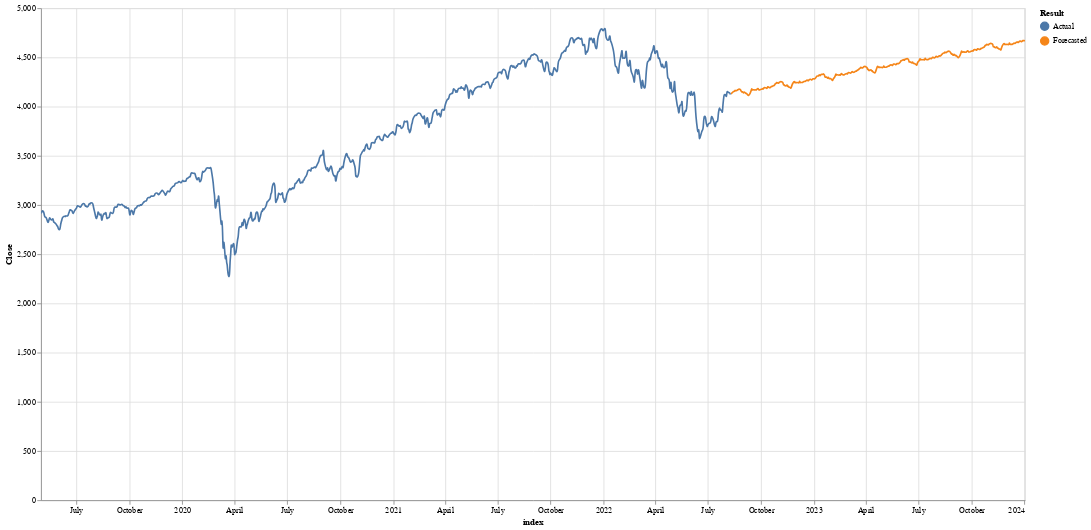

Here is the notebook cell this chart was saved with:
### Code cell
stock.forecastPlot()

### Figure 1 — Vega-Lite specification as saved in the notebook (floating-point values rounded to 4 significant figures; data arrays with more than 128 entries replaced by an {"elided": "..."} marker saying what was removed)
{"config": {"view": {"continuousWidth": 400, "continuousHeight": 300}}, "layer": [{"data": {"name": "data-4aa6f1440e87af58130cbe410281eed9"}, "mark": {"type": "line", "interpolate": "basis"}, "encoding": {"color": {"field": "Result", "type": "nominal"}, "x": {"field": "index", "type": "temporal"}, "y": {"field": "Close", "type": "quantitative"}}, "selection": {"selector004": {"type": "interval", "bind": "scales", "encodings": ["x", "y"]}}}, {"data": {"name": "data-4aa6f1440e87af58130cbe410281eed9"}, "mark": "point", "encoding": {"opacity": {"value": 0}, "x": {"field": "index", "type": "temporal"}}, "selection": {"selector003": {"type": "single", "nearest": true, "on": "mouseover", "fields": ["index", "Close"], "empty": "none"}}}, {"data": {"name": "data-4aa6f1440e87af58130cbe410281eed9"}, "mark": "point", "encoding": {"color": {"field": "Result", "type": "nominal"}, "opacity": {"condition": {"value": 1, "selection": "selector003"}, "value": 0}, "x": {"field": "index", "type": "temporal"}, "y": {"field": "Close", "type": "quantitative"}}}, {"data": {"name": "data-4aa6f1440e87af58130cbe410281eed9"}, "mark": {"type": "text", "align": "left", "dx": 5, "dy": -40, "size": 20}, "encoding": {"color": {"field": "Result", "type": "nominal"}, "text": {"condition": {"field": "index", "type": "temporal", "selection": "selector003"}, "value": ""}, "x": {"field": "index", "type": "temporal"}, "y": {"field": "Close", "type": "quantitative"}}}, {"data": {"name": "data-4aa6f1440e87af58130cbe410281eed9"}, "mark": {"type": "text", "align": "left", "dx": 20, "dy": -15, "size": 20}, "encoding": {"color": {"field": "Result", "type": "nominal"}, "text": {"condition": {"field": "Close", "type": "quantitative", "selection": "selector003"}, "value": " "}, "x": {"field": "index", "type": "temporal"}, "y": {"field": "Close", "type": "quantitative"}}}], "height": 600, "width": 1200, "$schema": "https://vega.github.io/schema/vega-lite/v4.17.0.json", "datasets": {"data-4aa6f1440e87af58130cbe410281eed9": {"elided": "1191 records"}}}
